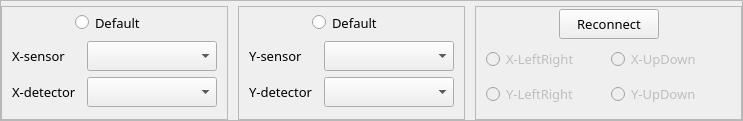
        <widget class="QWidget" name="tabWidget_9Page1">
         <attribute name="title">
          <string>Configuration</string>
         </attribute>
         <layout class="QVBoxLayout" name="verticalLayout_10">
          <property name="spacing">
           <number>0</number>
          </property>
          <property name="leftMargin">
           <number>0</number>
          </property>
          <property name="topMargin">
           <number>0</number>
          </property>
          <property name="rightMargin">
           <number>0</number>
          </property>
          <property name="bottomMargin">
           <number>0</number>
          </property>
          <item>
           <widget class="QFrame" name="frame_9">
            <property name="minimumSize">
             <size>
              <width>0</width>
              <height>50</height>
             </size>
            </property>
            <property name="font">
             <font>
              <family>微软雅黑</family>
              <pointsize>10</pointsize>
             </font>
            </property>
            <property name="whatsThis">
             <string>lyFrm</string>
            </property>
            <property name="frameShape">
             <enum>QFrame::Shape::StyledPanel</enum>
            </property>
            <property name="frameShadow">
             <enum>QFrame::Shadow::Raised</enum>
            </property>
            <layout class="QHBoxLayout" name="horizontalLayout_10">
             <property name="spacing">
              <number>10</number>
             </property>
             <property name="leftMargin">
              <number>0</number>
             </property>
             <property name="topMargin">
              <number>5</number>
             </property>
             <property name="rightMargin">
              <number>0</number>
             </property>
             <property name="bottomMargin">
              <number>0</number>
             </property>
             <item>
              <widget class="QFrame" name="frame">
               <property name="sizePolicy">
                <sizepolicy hsizetype="Expanding" vsizetype="Preferred">
                 <horstretch>0</horstretch>
                 <verstretch>0</verstretch>
                </sizepolicy>
               </property>
               <property name="font">
                <font>
                 <family>微软雅黑</family>
                 <pointsize>10</pointsize>
                </font>
               </property>
               <property name="whatsThis">
                <string>lyFrm1</string>
               </property>
               <property name="frameShape">
                <enum>QFrame::Shape::StyledPanel</enum>
               </property>
               <property name="frameShadow">
                <enum>QFrame::Shadow::Raised</enum>
               </property>
               <layout class="QVBoxLayout" name="verticalLayout">
                <property name="spacing">
                 <number>5</number>
                </property>
                <property name="leftMargin">
                 <number>10</number>
                </property>
                <property name="topMargin">
                 <number>2</number>
                </property>
                <property name="rightMargin">
                 <number>10</number>
                </property>
                <property name="bottomMargin">
                 <number>10</number>
                </property>
                <item>
                 <layout class="QHBoxLayout" name="horizontalLayout_5">
                  <item>
                   <spacer name="horizontalSpacer">
                    <property name="font">
                     <font>
                      <family>微软雅黑</family>
                      <pointsize>10</pointsize>
                     </font>
                    </property>
                    <property name="orientation">
                     <enum>Qt::Orientation::Horizontal</enum>
                    </property>
                    <property name="sizeHint" stdset="0">
                     <size>
                      <width>40</width>
                      <height>20</height>
                     </size>
                    </property>
                   </spacer>
                  </item>
                  <item>
                   <widget class="QRadioButton" name="mRBtnSensor1">
                    <property name="minimumSize">
                     <size>
                      <width>80</width>
                      <height>25</height>
                     </size>
                    </property>
                    <property name="font">
                     <font>
                      <family>微软雅黑</family>
                      <pointsize>10</pointsize>
                     </font>
                    </property>
                    <property name="text">
                     <string>Default</string>
                    </property>
                   </widget>
                  </item>
                  <item>
                   <spacer name="horizontalSpacer_2">
                    <property name="font">
                     <font>
                      <family>微软雅黑</family>
                      <pointsize>10</pointsize>
                     </font>
                    </property>
                    <property name="orientation">
                     <enum>Qt::Orientation::Horizontal</enum>
                    </property>
                    <property name="sizeHint" stdset="0">
                     <size>
                      <width>40</width>
                      <height>20</height>
                     </size>
                    </property>
                   </spacer>
                  </item>
                 </layout>
                </item>
                <item>
                 <layout class="QHBoxLayout" name="horizontalLayout_2">
                  <item>
                   <widget class="QLabel" name="label_2">
                    <property name="sizePolicy">
                     <sizepolicy hsizetype="Fixed" vsizetype="Fixed">
                      <horstretch>0</horstretch>
                      <verstretch>0</verstretch>
                     </sizepolicy>
                    </property>
                    <property name="minimumSize">
                     <size>
                      <width>70</width>
                      <height>30</height>
                     </size>
                    </property>
                    <property name="maximumSize">
                     <size>
                      <width>70</width>
                      <height>30</height>
                     </size>
                    </property>
                    <property name="font">
                     <font>
                      <family>微软雅黑</family>
                      <pointsize>10</pointsize>
                     </font>
                    </property>
                    <property name="text">
                     <string>X-sensor</string>
                    </property>
                   </widget>
                  </item>
                  <item>
                   <widget class="QComboBox" name="mCbComSensor1">
                    <property name="minimumSize">
                     <size>
                      <width>130</width>
                      <height>30</height>
                     </size>
                    </property>
                    <property name="font">
                     <font>
                      <family>微软雅黑</family>
                      <pointsize>10</pointsize>
                     </font>
                    </property>
                    <property name="statusTip">
                     <string>lyCmb1</string>
                    </property>
                   </widget>
                  </item>
                 </layout>
                </item>
                <item>
                 <layout class="QHBoxLayout" name="horizontalLayout">
                  <item>
                   <widget class="QLabel" name="label">
                    <property name="sizePolicy">
                     <sizepolicy hsizetype="Fixed" vsizetype="Fixed">
                      <horstretch>0</horstretch>
                      <verstretch>0</verstretch>
                     </sizepolicy>
                    </property>
                    <property name="minimumSize">
                     <size>
                      <width>70</width>
                      <height>30</height>
                     </size>
                    </property>
                    <property name="maximumSize">
                     <size>
                      <width>70</width>
                      <height>30</height>
                     </size>
                    </property>
                    <property name="font">
                     <font>
                      <family>微软雅黑</family>
                      <pointsize>10</pointsize>
                     </font>
                    </property>
                    <property name="text">
                     <string>X-detector</string>
                    </property>
                   </widget>
                  </item>
                  <item>
                   <widget class="QComboBox" name="mCbComXray1">
                    <property name="minimumSize">
                     <size>
                      <width>130</width>
                      <height>30</height>
                     </size>
                    </property>
                    <property name="font">
                     <font>
                      <family>微软雅黑</family>
                      <pointsize>10</pointsize>
                     </font>
                    </property>
                    <property name="statusTip">
                     <string>lyCmb1</string>
                    </property>
                   </widget>
                  </item>
                 </layout>
                </item>
               </layout>
              </widget>
             </item>
             <item>
              <widget class="QFrame" name="frame_2">
               <property name="sizePolicy">
                <sizepolicy hsizetype="Expanding" vsizetype="Preferred">
                 <horstretch>0</horstretch>
                 <verstretch>0</verstretch>
                </sizepolicy>
               </property>
               <property name="font">
                <font>
                 <family>微软雅黑</family>
                 <pointsize>10</pointsize>
                </font>
               </property>
               <property name="whatsThis">
                <string>lyFrm1</string>
               </property>
               <property name="frameShape">
                <enum>QFrame::Shape::StyledPanel</enum>
               </property>
               <property name="frameShadow">
                <enum>QFrame::Shadow::Raised</enum>
               </property>
               <layout class="QVBoxLayout" name="verticalLayout_2">
                <property name="spacing">
                 <number>5</number>
                </property>
                <property name="leftMargin">
                 <number>10</number>
                </property>
                <property name="topMargin">
                 <number>2</number>
                </property>
                <property name="rightMargin">
                 <number>10</number>
                </property>
                <property name="bottomMargin">
                 <number>10</number>
                </property>
                <item>
                 <layout class="QHBoxLayout" name="horizontalLayout_6">
                  <item>
                   <spacer name="horizontalSpacer_3">
                    <property name="font">
                     <font>
                      <family>微软雅黑</family>
                      <pointsize>10</pointsize>
                     </font>
                    </property>
                    <property name="orientation">
                     <enum>Qt::Orientation::Horizontal</enum>
                    </property>
                    <property name="sizeHint" stdset="0">
                     <size>
                      <width>40</width>
                      <height>20</height>
                     </size>
                    </property>
                   </spacer>
                  </item>
                  <item>
                   <widget class="QRadioButton" name="mRBtnSensor2">
                    <property name="minimumSize">
                     <size>
                      <width>80</width>
                      <height>25</height>
                     </size>
                    </property>
                    <property name="font">
                     <font>
                      <family>微软雅黑</family>
                      <pointsize>10</pointsize>
                     </font>
                    </property>
                    <property name="text">
                     <string>Default</string>
                    </property>
                   </widget>
                  </item>
                  <item>
                   <spacer name="horizontalSpacer_4">
                    <property name="font">
                     <font>
                      <family>微软雅黑</family>
                      <pointsize>10</pointsize>
                     </font>
                    </property>
                    <property name="orientation">
                     <enum>Qt::Orientation::Horizontal</enum>
                    </property>
                    <property name="sizeHint" stdset="0">
                     <size>
                      <width>40</width>
                      <height>20</height>
                     </size>
                    </property>
                   </spacer>
                  </item>
                 </layout>
                </item>
                <item>
                 <layout class="QHBoxLayout" name="horizontalLayout_3">
                  <item>
                   <widget class="QLabel" name="label_3">
                    <property name="sizePolicy">
                     <sizepolicy hsizetype="Fixed" vsizetype="Fixed">
                      <horstretch>0</horstretch>
                      <verstretch>0</verstretch>
                     </sizepolicy>
                    </property>
                    <property name="minimumSize">
                     <size>
                      <width>70</width>
                      <height>30</height>
                     </size>
                    </property>
                    <property name="maximumSize">
                     <size>
                      <width>70</width>
                      <height>30</height>
                     </size>
                    </property>
                    <property name="font">
                     <font>
                      <family>微软雅黑</family>
                      <pointsize>10</pointsize>
                     </font>
                    </property>
                    <property name="text">
                     <string>Y-sensor</string>
                    </property>
                   </widget>
                  </item>
                  <item>
                   <widget class="QComboBox" name="mCbComSensor2">
                    <property name="minimumSize">
                     <size>
                      <width>130</width>
                      <height>30</height>
                     </size>
                    </property>
                    <property name="font">
                     <font>
                      <family>微软雅黑</family>
                      <pointsize>10</pointsize>
                     </font>
                    </property>
                    <property name="statusTip">
                     <string>lyCmb1</string>
                    </property>
                   </widget>
                  </item>
                 </layout>
                </item>
                <item>
                 <layout class="QHBoxLayout" name="horizontalLayout_4">
                  <item>
                   <widget class="QLabel" name="label_4">
                    <property name="sizePolicy">
                     <sizepolicy hsizetype="Fixed" vsizetype="Fixed">
                      <horstretch>0</horstretch>
                      <verstretch>0</verstretch>
                     </sizepolicy>
                    </property>
                    <property name="minimumSize">
                     <size>
                      <width>70</width>
                      <height>30</height>
                     </size>
                    </property>
                    <property name="maximumSize">
                     <size>
                      <width>70</width>
                      <height>30</height>
                     </size>
                    </property>
                    <property name="font">
                     <font>
                      <family>微软雅黑</family>
                      <pointsize>10</pointsize>
                     </font>
                    </property>
                    <property name="text">
                     <string>Y-detector</string>
                    </property>
                   </widget>
                  </item>
                  <item>
                   <widget class="QComboBox" name="mCbComXray2">
                    <property name="minimumSize">
                     <size>
                      <width>130</width>
                      <height>30</height>
                     </size>
                    </property>
                    <property name="font">
                     <font>
                      <family>微软雅黑</family>
                      <pointsize>10</pointsize>
                     </font>
                    </property>
                    <property name="statusTip">
                     <string>lyCmb1</string>
                    </property>
                   </widget>
                  </item>
                 </layout>
                </item>
               </layout>
              </widget>
             </item>
             <item>
              <widget class="QFrame" name="frame_3">
               <property name="sizePolicy">
                <sizepolicy hsizetype="Expanding" vsizetype="Expanding">
                 <horstretch>0</horstretch>
                 <verstretch>0</verstretch>
                </sizepolicy>
               </property>
               <property name="font">
                <font>
                 <family>微软雅黑</family>
                 <pointsize>10</pointsize>
                </font>
               </property>
               <property name="whatsThis">
                <string>lyFrm1</string>
               </property>
               <property name="frameShape">
                <enum>QFrame::Shape::StyledPanel</enum>
               </property>
               <property name="frameShadow">
                <enum>QFrame::Shadow::Raised</enum>
               </property>
               <layout class="QVBoxLayout" name="verticalLayout_3">
                <property name="spacing">
                 <number>5</number>
                </property>
                <property name="leftMargin">
                 <number>10</number>
                </property>
                <property name="topMargin">
                 <number>2</number>
                </property>
                <property name="rightMargin">
                 <number>10</number>
                </property>
                <property name="bottomMargin">
                 <number>10</number>
                </property>
                <item>
                 <layout class="QHBoxLayout" name="horizontalLayout_9">
                  <item>
                   <spacer name="horizontalSpacer_5">
                    <property name="font">
                     <font>
                      <family>微软雅黑</family>
                      <pointsize>10</pointsize>
                     </font>
                    </property>
                    <property name="orientation">
                     <enum>Qt::Orientation::Horizontal</enum>
                    </property>
                    <property name="sizeHint" stdset="0">
                     <size>
                      <width>40</width>
                      <height>20</height>
                     </size>
                    </property>
                   </spacer>
                  </item>
                  <item>
                   <widget class="QPushButton" name="pushButtonConnect">
                    <property name="minimumSize">
                     <size>
                      <width>100</width>
                      <height>30</height>
                     </size>
                    </property>
                    <property name="whatsThis">
                     <string>lyBtn3</string>
                    </property>
                    <property name="text">
                     <string>Reconnect</string>
                    </property>
                   </widget>
                  </item>
                  <item>
                   <spacer name="horizontalSpacer_6">
                    <property name="font">
                     <font>
                      <family>微软雅黑</family>
                      <pointsize>10</pointsize>
                     </font>
                    </property>
                    <property name="orientation">
                     <enum>Qt::Orientation::Horizontal</enum>
                    </property>
                    <property name="sizeHint" stdset="0">
                     <size>
                      <width>40</width>
                      <height>20</height>
                     </size>
                    </property>
                   </spacer>
                  </item>
                 </layout>
                </item>
                <item>
                 <layout class="QHBoxLayout" name="horizontalLayout_7">
                  <item>
                   <widget class="QRadioButton" name="mRBtnSensorOri1LR">
                    <property name="enabled">
                     <bool>false</bool>
                    </property>
                    <property name="sizePolicy">
                     <sizepolicy hsizetype="Expanding" vsizetype="Fixed">
                      <horstretch>0</horstretch>
                      <verstretch>0</verstretch>
                     </sizepolicy>
                    </property>
                    <property name="minimumSize">
                     <size>
                      <width>120</width>
                      <height>30</height>
                     </size>
                    </property>
                    <property name="font">
                     <font>
                      <family>微软雅黑</family>
                      <pointsize>10</pointsize>
                     </font>
                    </property>
                    <property name="text">
                     <string>X-LeftRight</string>
                    </property>
                    <property name="autoExclusive">
                     <bool>false</bool>
                    </property>
                   </widget>
                  </item>
                  <item>
                   <widget class="QRadioButton" name="mRBtnSensorOri1UpDown">
                    <property name="enabled">
                     <bool>false</bool>
                    </property>
                    <property name="sizePolicy">
                     <sizepolicy hsizetype="Expanding" vsizetype="Fixed">
                      <horstretch>0</horstretch>
                      <verstretch>0</verstretch>
                     </sizepolicy>
                    </property>
                    <property name="minimumSize">
                     <size>
                      <width>120</width>
                      <height>30</height>
                     </size>
                    </property>
                    <property name="font">
                     <font>
                      <family>微软雅黑</family>
                      <pointsize>10</pointsize>
                     </font>
                    </property>
                    <property name="text">
                     <string>X-UpDown</string>
                    </property>
                    <property name="autoExclusive">
                     <bool>false</bool>
                    </property>
                   </widget>
                  </item>
                 </layout>
                </item>
                <item>
                 <layout class="QHBoxLayout" name="horizontalLayout_8">
                  <item>
                   <widget class="QRadioButton" name="mRBtnSensorOri2LR">
                    <property name="enabled">
                     <bool>false</bool>
                    </property>
                    <property name="sizePolicy">
                     <sizepolicy hsizetype="Expanding" vsizetype="Fixed">
                      <horstretch>0</horstretch>
                      <verstretch>0</verstretch>
                     </sizepolicy>
                    </property>
                    <property name="minimumSize">
                     <size>
                      <width>100</width>
                      <height>30</height>
                     </size>
                    </property>
                    <property name="font">
                     <font>
                      <family>微软雅黑</family>
                      <pointsize>10</pointsize>
                     </font>
                    </property>
                    <property name="text">
                     <string>Y-LeftRight</string>
                    </property>
                    <property name="autoExclusive">
                     <bool>false</bool>
                    </property>
                   </widget>
                  </item>
                  <item>
                   <widget class="QRadioButton" name="mRBtnSensorOri2UpDown">
                    <property name="enabled">
                     <bool>false</bool>
                    </property>
                    <property name="sizePolicy">
                     <sizepolicy hsizetype="Expanding" vsizetype="Fixed">
                      <horstretch>0</horstretch>
                      <verstretch>0</verstretch>
                     </sizepolicy>
                    </property>
                    <property name="minimumSize">
                     <size>
                      <width>100</width>
                      <height>30</height>
                     </size>
                    </property>
                    <property name="font">
                     <font>
                      <family>微软雅黑</family>
                      <pointsize>10</pointsize>
                     </font>
                    </property>
                    <property name="text">
                     <string>Y-UpDown</string>
                    </property>
                    <property name="autoExclusive">
                     <bool>false</bool>
                    </property>
                   </widget>
                  </item>
                 </layout>
                </item>
               </layout>
              </widget>
             </item>
            </layout>
           </widget>
          </item>
         </layout>
        </widget>
